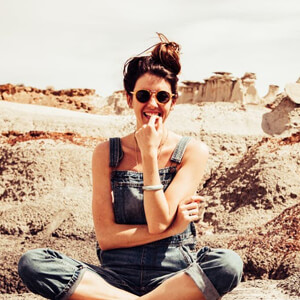
//> input picture 04_MOPHOLOGICAL_OPERATIONS/images/avatar.jpg, 300 x 300 px
$ ./Source   (built with g++ and OpenCV 4)
//> lines starting //> are read from the running program, lines starting //| are printed output that depends on the picture
#include <opencv2/imgcodecs.hpp>
#include <opencv2/highgui.hpp>
#include <opencv2/imgproc.hpp>
#include <iostream>
using namespace cv;
using namespace std;
int main()
{
	Mat image = imread("images/avatar.jpg");
//> image is the input picture: 300 rows x 300 cols, CV_8UC3; mean B, G, R 153.6, 170.9, 193.9
	if (image.empty()) {
		return -1;
	}
	Mat imageDilate5x5, imageDilate3x3;

	dilate(image, imageDilate3x3, getStructuringElement(MORPH_RECT, Size(3, 3)));
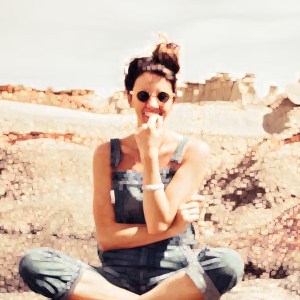
//> imageDilate3x3: 300 rows x 300 cols, CV_8UC3; mean B, G, R 175.7, 193.3, 215
	dilate(image, imageDilate5x5, getStructuringElement(MORPH_RECT, Size(5, 5)));
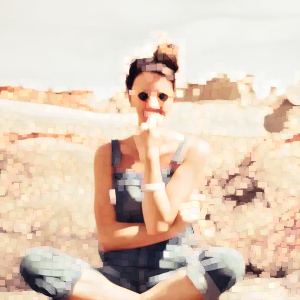
//> imageDilate5x5: 300 rows x 300 cols, CV_8UC3; mean B, G, R 187, 204.6, 224.7
	imshow("Original Image", image);
	imshow("imageDilate3x3", imageDilate3x3);
	imshow("imageDilate5x5", imageDilate5x5);
	waitKey(0);
	cvDestroyAllWindows();
	return 0;
}
